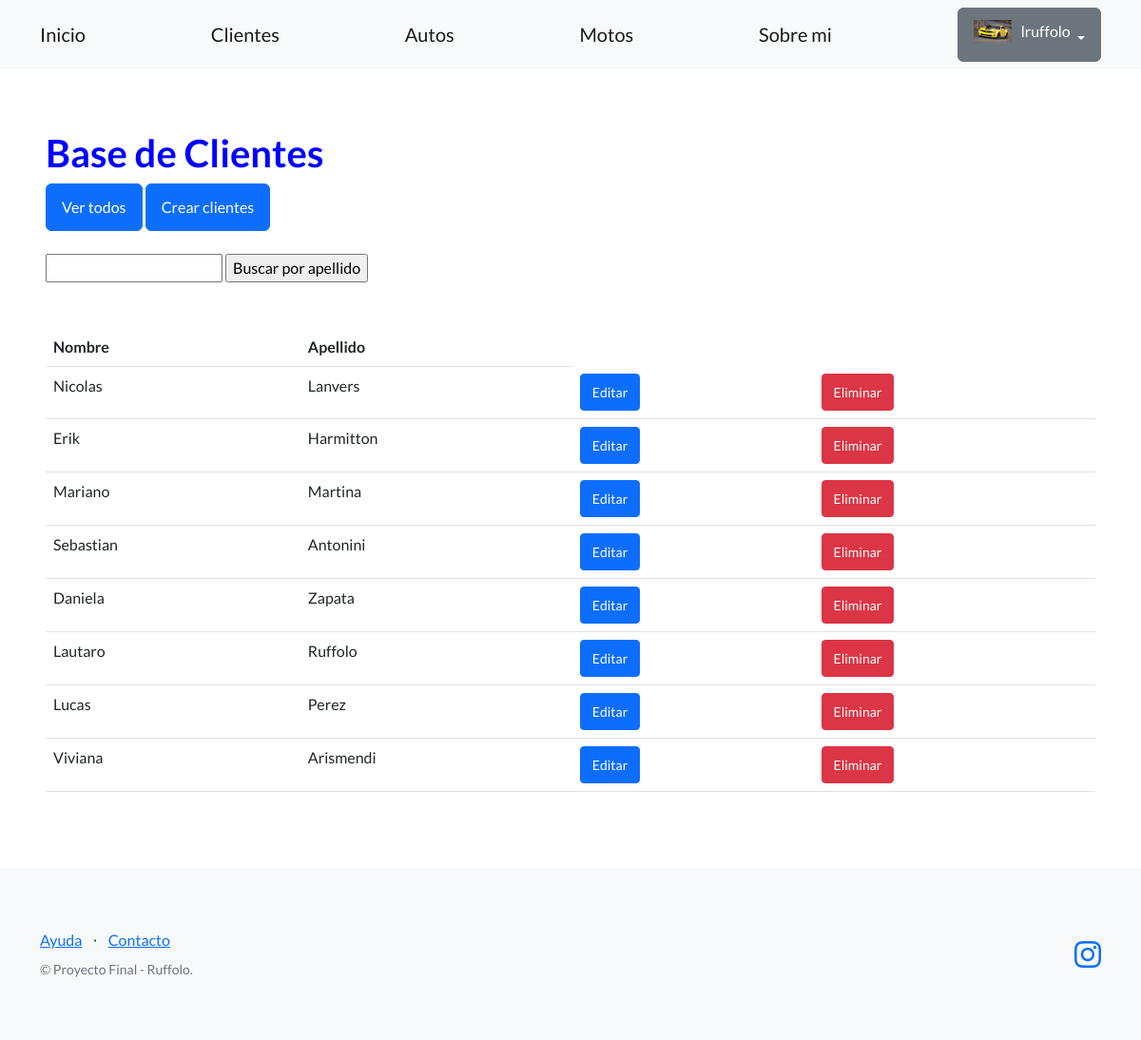
/ficheros/clientes/ (signed in), run on the app's committed database.
### Perfiles/models.py (models this page shows, shortened)
class Avatar(models.Model):
   user = models.OneToOneField(User, on_delete=models.CASCADE, null=True)
   imagen = models.ImageField(upload_to='avatares', null=True, blank=True)

### Ficheros/models.py (models this page shows, shortened)
class Cliente(models.Model):
    nombre = models.CharField(max_length=100)
    apellido = models.CharField(max_length=100)
    email = models.EmailField()

### Ficheros/views.py (the view)
# urls.py: path("clientes/", listar_clientes, name="lista_clientes"),
@login_required
def listar_clientes(request):
    contexto ={
        "clientes" : Cliente.objects.all()
    }
    http_response = render(
        request=request,
        template_name='Ficheros/lista_clientes.html',
        context=contexto,
    )
    return http_response

### Ficheros/templates/Ficheros/lista_clientes.html (shortened to what this page needs)
{% extends "base.html" %}
    {% block contenido %}
    <h1 style="color:blue;">
      Base de Clientes
    </h1>
    <a class="btn btn-primary" href="{% url "lista_clientes" %}">Ver todos</a>
    <a class="btn btn-primary" href="{% url "crear_clientes" %}">Crear clientes</a>
    <br><br>
    <form action="{% url 'buscar_clientes' %}" method="post">
     <input type="text" name="busqueda">
     <input type="submit" value="Buscar por apellido">
    </form>
    <br><br>
  <table class="table">
    <tbody>
      <tr>
        <th>Nombre</th>
        <th>Apellido</th>
      </tr>
      {% for cliente in clientes %}
      <tr>
        <td>{{ cliente.nombre}}</td>
        <td>{{ cliente.apellido}}</td>
        <td>
          <a class="btn btn-primary btn-sm" href="{% url 'editar_cliente' cliente.id %}">Editar</a>
        </td>
        <td>
          <form action="{% url 'eliminar_cliente' cliente.id %}" method="post">
            <input type="submit" class="btn btn-danger  btn-sm" value="Eliminar"/>
          </form>
        </td
      </tr>
      {% endfor %}
    </tbody>
  </table>
    {% endblock contenido %}

### templates_base/base.html (shortened to what this page needs)
{% load static %}
<!DOCTYPE html>
<html lang="en">
    <head>
        <link href="https://cdn.jsdelivr.net/npm/bootstrap-icons@1.5.0/font/bootstrap-icons.css" rel="stylesheet" type="text/css" />
        <link href="{% static 'css/styles.css' %}" rel="stylesheet" />
    </head>
    <body>
        <nav class="navbar navbar-light bg-light static-top">
            <div class="container">
                <a class="navbar-brand" href="{% url 'inicio' %}">Inicio</a>
                <a class="navbar-brand" href="{% url 'lista_clientes' %}">Clientes</a>
                <a class="navbar-brand" href="{% url 'lista_autos' %}">Autos</a>
                <a class="navbar-brand" href="{% url 'lista_motos' %}">Motos</a>
                <a class="navbar-brand" href="{% url 'sobre_mi' %}">Sobre mi</a>
                {% if user.is_authenticated %}
                <div class="dropdown">
                    <button class="btn btn-secondary dropdown-toggle" type="button" id="dropdownMenuButton1" data-bs-toggle="dropdown" aria-expanded="false">
                        <div style="display: inline-flex;">
                            <img src="{{ user.avatar.imagen.url }}" style="max-width: 40px; margin-right: 10px;">
                            <span>{{ user.username }}</span>
                        </div>
                    </button>
                </div>
                {% else %}
                <a class="btn btn-primary" href="{% url 'login' %}">Inicio sesion</a>
                <a class="btn btn-success" href="{% url 'registro' %}">Registro</a>
                {% endif %}
            </div>
        </nav>
        <section style="padding:4rem 3rem;">
            {% block contenido %}
            {% endblock contenido %}
        </section>
        <footer class="footer bg-light">
            <div class="container">
                <div class="row">
                    <div class="col-lg-6 h-100 text-center text-lg-start my-auto">
                        <ul class="list-inline mb-2">
                            <li class="list-inline-item"><a href="#!">Ayuda</a></li>
                            <li class="list-inline-item">⋅</li>
                            <li class="list-inline-item"><a href="#!">Contacto</a></li>
                        </ul>
                        <p class="text-muted small mb-4 mb-lg-0">&copy; Proyecto Final - Ruffolo.</p>
                    </div>
                    <div class="col-lg-6 h-100 text-center text-lg-end my-auto">
                        <ul class="list-inline mb-0">
                            <li class="list-inline-item">
                                <a href="https://www.instagram.com/lucianoruffolo"><i class="bi-instagram fs-3"></i></a>
                            </li>
                        </ul>
                    </div>
                </div>
            </div>
        </footer>
    </body>
</html>

### data on the page
Cliente: nombre "Nicolas", apellido "Lanvers"
Cliente: nombre "Erik", apellido "Harmitton"
Cliente: nombre "Mariano", apellido "Martina"
Cliente: nombre "Sebastian", apellido "Antonini"
Cliente: nombre "Daniela", apellido "Zapata"
Cliente: nombre "Lautaro", apellido "Ruffolo"
Cliente: nombre "Lucas", apellido "Perez"
Cliente: nombre "Viviana", apellido "Arismendi"

### other printed values
{{ user.username }} "lruffolo"
